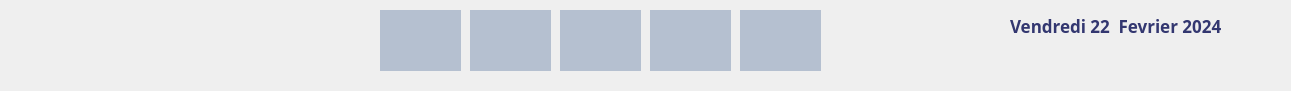
  <widget class="QGroupBox" name="groupBox_7">
   <property name="geometry">
    <rect>
     <x>190</x>
     <y>0</y>
     <width>1291</width>
     <height>91</height>
    </rect>
   </property>
   <property name="font">
    <font>
     <pointsize>14</pointsize>
    </font>
   </property>
   <property name="styleSheet">
    <string notr="true">border-top-right-radius : 40px ; 
background-image: url(:/img/images/background.jpg);
border-top-left-radius: 20px; /* Coin arrondi en haut à gauche */
    border-bottom-left-radius: 20px; /* Coin arrondi en bas à gauche */
    border-top-right-radius: 20px; /* Coin arrondi en haut à droite */
    border-bottom-right-radius: 20px; /* Coin arrondi en bas à droite */</string>
   </property>
   <property name="title">
    <string/>
   </property>
   <widget class="QLineEdit" name="lineEdit_role">
    <property name="geometry">
     <rect>
      <x>100</x>
      <y>50</y>
      <width>181</width>
      <height>21</height>
     </rect>
    </property>
    <property name="font">
     <font>
      <family>Neue Haas Grotesk Text Pro Extr</family>
      <pointsize>10</pointsize>
      <weight>75</weight>
      <bold>true</bold>
     </font>
    </property>
    <property name="styleSheet">
     <string notr="true">background-color: transparent ; 
border : none ;
color : #333770 ;
background-image : url();</string>
    </property>
    <property name="readOnly">
     <bool>true</bool>
    </property>
   </widget>
   <widget class="QLineEdit" name="lineEdit_nomprenom">
    <property name="geometry">
     <rect>
      <x>100</x>
      <y>20</y>
      <width>391</width>
      <height>21</height>
     </rect>
    </property>
    <property name="font">
     <font>
      <family>Neue Haas Grotesk Text Pro Extr</family>
      <pointsize>14</pointsize>
      <weight>75</weight>
      <bold>true</bold>
     </font>
    </property>
    <property name="styleSheet">
     <string notr="true">background-color: transparent ; 
border : none ;
color : #333770 ;
background-image : url();</string>
    </property>
    <property name="readOnly">
     <bool>true</bool>
    </property>
   </widget>
   <widget class="QPushButton" name="pushButton_parametre_compte">
    <property name="geometry">
     <rect>
      <x>1200</x>
      <y>20</y>
      <width>91</width>
      <height>61</height>
     </rect>
    </property>
    <property name="cursor">
     <cursorShape>PointingHandCursor</cursorShape>
    </property>
    <property name="styleSheet">
     <string notr="true">background-color: transparent ; 
border : none ;
color : #333770 ;
background-image : url();</string>
    </property>
    <property name="text">
     <string/>
    </property>
    <property name="icon">
     <iconset resource="source.qrc">
      <normaloff>:/img/images/motpas.png</normaloff>:/img/images/motpas.png</iconset>
    </property>
    <property name="iconSize">
     <size>
      <width>50</width>
      <height>50</height>
     </size>
    </property>
   </widget>
   <widget class="QPushButton" name="chatbot">
    <property name="geometry">
     <rect>
      <x>740</x>
      <y>10</y>
      <width>81</width>
      <height>61</height>
     </rect>
    </property>
    <property name="cursor">
     <cursorShape>PointingHandCursor</cursorShape>
    </property>
    <property name="styleSheet">
     <string notr="true">QPushButton {
    background: #B5C0D0;
    border: none;
    border-radius: 0px;
    color: #4D53A8;
}

QPushButton:hover {
    background: #E3E4F2;
    border: none;
    border-radius: 0px;
    color: #4D53A8;
}
</string>
    </property>
    <property name="text">
     <string/>
    </property>
    <property name="icon">
     <iconset resource="source.qrc">
      <normaloff>:/img/images/chatbot.png</normaloff>:/img/images/chatbot.png</iconset>
    </property>
    <property name="iconSize">
     <size>
      <width>35</width>
      <height>52</height>
     </size>
    </property>
   </widget>
   <widget class="QPushButton" name="ard">
    <property name="geometry">
     <rect>
      <x>470</x>
      <y>10</y>
      <width>81</width>
      <height>61</height>
     </rect>
    </property>
    <property name="cursor">
     <cursorShape>PointingHandCursor</cursorShape>
    </property>
    <property name="styleSheet">
     <string notr="true">QPushButton {
    background: #B5C0D0;
    border: none;
    border-radius: 0px;
    color: #4D53A8;
}

QPushButton:hover {
    background: #E3E4F2;
    border: none;
    border-radius: 0px;
    color: #4D53A8;
}
</string>
    </property>
    <property name="text">
     <string/>
    </property>
    <property name="icon">
     <iconset resource="source.qrc">
      <normaloff>:/img/images/motherboard (2).png</normaloff>:/img/images/motherboard (2).png</iconset>
    </property>
    <property name="iconSize">
     <size>
      <width>35</width>
      <height>30</height>
     </size>
    </property>
   </widget>
   <widget class="QPushButton" name="ard_2">
    <property name="geometry">
     <rect>
      <x>560</x>
      <y>10</y>
      <width>81</width>
      <height>61</height>
     </rect>
    </property>
    <property name="cursor">
     <cursorShape>PointingHandCursor</cursorShape>
    </property>
    <property name="styleSheet">
     <string notr="true">QPushButton {
    background: #B5C0D0;
    border: none;
    border-radius: 0px;
    color: #4D53A8;
}

QPushButton:hover {
    background: #E3E4F2;
    border: none;
    border-radius: 0px;
    color: #4D53A8;
}
</string>
    </property>
    <property name="text">
     <string/>
    </property>
    <property name="icon">
     <iconset resource="source.qrc">
      <normaloff>:/img/images/lecoute-clandestine.png</normaloff>:/img/images/lecoute-clandestine.png</iconset>
    </property>
    <property name="iconSize">
     <size>
      <width>90</width>
      <height>50</height>
     </size>
    </property>
   </widget>
   <widget class="QPushButton" name="ard_3">
    <property name="geometry">
     <rect>
      <x>380</x>
      <y>10</y>
      <width>81</width>
      <height>61</height>
     </rect>
    </property>
    <property name="cursor">
     <cursorShape>PointingHandCursor</cursorShape>
    </property>
    <property name="styleSheet">
     <string notr="true">QPushButton {
    background: #B5C0D0;
    border: none;
    border-radius: 0px;
    color: #4D53A8;
}

QPushButton:hover {
    background: #E3E4F2;
    border: none;
    border-radius: 0px;
    color: #4D53A8;
}
</string>
    </property>
    <property name="text">
     <string/>
    </property>
    <property name="icon">
     <iconset resource="source.qrc">
      <normaloff>:/img/images/paiement-par-carte-de-credit.png</normaloff>:/img/images/paiement-par-carte-de-credit.png</iconset>
    </property>
    <property name="iconSize">
     <size>
      <width>40</width>
      <height>30</height>
     </size>
    </property>
   </widget>
   <widget class="QPushButton" name="pushButton_8">
    <property name="geometry">
     <rect>
      <x>20</x>
      <y>10</y>
      <width>75</width>
      <height>61</height>
     </rect>
    </property>
    <property name="text">
     <string/>
    </property>
    <property name="icon">
     <iconset resource="source.qrc">
      <normaloff>:/img/images/convoir.png</normaloff>:/img/images/convoir.png</iconset>
    </property>
    <property name="iconSize">
     <size>
      <width>70</width>
      <height>61</height>
     </size>
    </property>
   </widget>
   <widget class="QPushButton" name="pushButton_11">
    <property name="geometry">
     <rect>
      <x>650</x>
      <y>10</y>
      <width>81</width>
      <height>61</height>
     </rect>
    </property>
    <property name="cursor">
     <cursorShape>PointingHandCursor</cursorShape>
    </property>
    <property name="styleSheet">
     <string notr="true">QPushButton {
    background: #B5C0D0;
    border: none;
    border-radius: 0px;
    color: #4D53A8;
}

QPushButton:hover {
    background: #E3E4F2;
    border: none;
    border-radius: 0px;
    color: #4D53A8;
}
</string>
    </property>
    <property name="text">
     <string/>
    </property>
    <property name="icon">
     <iconset resource="source.qrc">
      <normaloff>:/img/images/game-console.png</normaloff>:/img/images/game-console.png</iconset>
    </property>
    <property name="iconSize">
     <size>
      <width>50</width>
      <height>50</height>
     </size>
    </property>
   </widget>
   <widget class="QLabel" name="label_heure">
    <property name="geometry">
     <rect>
      <x>1040</x>
      <y>40</y>
      <width>161</width>
      <height>31</height>
     </rect>
    </property>
    <property name="font">
     <font>
      <family>Neue Haas Grotesk Text Pro Extr</family>
      <pointsize>15</pointsize>
      <weight>75</weight>
      <italic>false</italic>
      <bold>true</bold>
     </font>
    </property>
    <property name="styleSheet">
     <string notr="true">border : none ;
background-color: none;
color : #333770 ;
    background-image : url();
</string>
    </property>
    <property name="text">
     <string/>
    </property>
   </widget>
   <widget class="QLabel" name="label_date">
    <property name="geometry">
     <rect>
      <x>1010</x>
      <y>10</y>
      <width>211</width>
      <height>31</height>
     </rect>
    </property>
    <property name="font">
     <font>
      <family>Neue Haas Grotesk Text Pro Extr</family>
      <pointsize>13</pointsize>
      <weight>75</weight>
      <italic>false</italic>
      <bold>true</bold>
     </font>
    </property>
    <property name="styleSheet">
     <string notr="true">border : none ;
background-color: none;
color : #333770 ;
    background-image : url();
</string>
    </property>
    <property name="text">
     <string>Vendredi 22  Fevrier 2024</string>
    </property>
   </widget>
  </widget>
